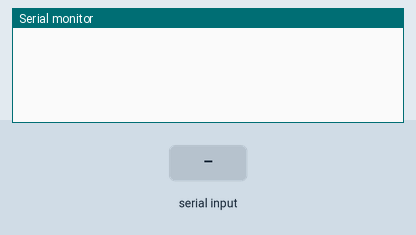
A sketch run on a simulated Arduino Mega 2560, built with avr-gcc and run on an emulated ATmega2560. Shown: the last lines printed to the serial monitor. Inputs (shaded band) come from the test bench.

Above: at 3.2 s.
3.3 s: "90,45\n" received over the second serial link
At 6.2 s:
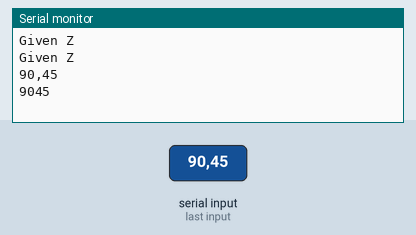
6.3 s: "1,90,45\n" received over the second serial link
At 8.4 s:
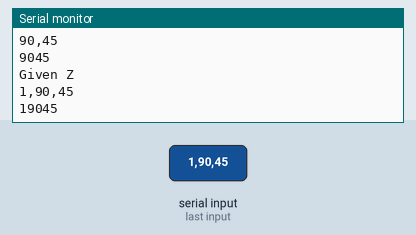

Measured:
- after the input at 3.3 s, the serial monitor: prints a new line after 2.7 s (image 1)
- after the input at 6.3 s, the serial monitor: prints a new line after 1.7 s (image 2)

The sketch:

UART_code.ino
```cpp
/*Code to work with and test the EXPLORIR-M-20 CO2 Sensor
  This sensor uses UART protocol to communicat with master
  /r/n is carriage return and line feed, corresponds to hex 0D and 0A
*/


// char writeCommandPolling = "K 2\r\n";       //command to set sensor to 'polling mode'
// char writeCommandFilter = "a\r\n";         //command to respond with digital filter value (default 16?)
// char writeCommandCalibrate = "G \r\n";      //command to calibrate sensor to fresh air value (400 ppm)
// char writeCommandMultiplier = ". \r\n";     //command to receieve the multiplier value of the sensor

int count = 0;
char sensorDataBuffer[256];           //buffer character
int bufferPosition = 0;               // Variable to keep track of the buffer position.

void setup() {
  Serial.begin(9600);                 //Serial Monitor
  Serial1.begin(9600);                //CO2 sensor Serial RX0/TX0
  Serial1.write("K 2\r\n");           //Set CO2 messaging to polling state

  delay(1000);                        //1 second delay

  Serial1.write("a\r\n");             //find the digital filter value (should be 16)
  //Serial1.write("A 32\r\n");
  delay(1000);
  Serial1.write(".\r\n");            //find the multiplier value
}

void loop() {
  delay(2000);
  if (count == 100){
    Serial.println("calibrating sensor");
    Serial1.write("G\r\n");
  }
  count ++;
  Serial.println("Given Z \r\n");                        //get CO2 value
  Serial1.write("Z \r\n");                        //get CO2 value

  while (Serial1.available() > 0) {
    char incomingByte = Serial1.read();           // Read the incoming byte.
    // Check if the incoming byte is a newline character, indicating the end of a message.
    if (incomingByte == '\n') {
      sensorDataBuffer[bufferPosition] = '\0';    // string terminator to make it a proper C-style string.
      Serial.println(sensorDataBuffer);           // sensorDataBuffer contains a complete message.
      Serial.println(extractNumber(sensorDataBuffer));
      bufferPosition = 0;                         // Reset the buffer position for the next message.

    } else {
      // If it's not the newline character, add the byte to the buffer.
      // Make sure not to overflow the buffer.
      if (bufferPosition < sizeof(sensorDataBuffer) - 1) {
        sensorDataBuffer[bufferPosition] = incomingByte;
        bufferPosition++;
      }
    }
  }
}

int extractNumber(String data) {
  String numberString = ""; // This will store the numeric part of the message
  for (int i = 0; i < data.length(); i++) {
    if (isDigit(data[i])) { // Check if the character is a digit
      numberString += data[i]; // Append the digit to 'numberString'
    }
  }
  if (numberString.length() > 0) {
    return numberString.toInt(); // Convert the numeric string to an integer
  }
  return 0; // Return 0 or an appropriate value if no number was found
}
```

CO2Sensor.cpp
```cpp
#include <Arduino.h>
#include "CO2Sensor.h"


char writeCommandPolling[] = "K 2\r\n";       //command to set sensor to 'polling mode'
char writeCommandFilter[] = "a\r\n";         //command to respond with digital filter value (default 16?)
char writeCommandCalibrate[] = "G\r\n";      //command to calibrate sensor to fresh air value (400 ppm)
char writeCommandMultiplier[] = ".\r\n";     //command to receieve the multiplier value of the sensor
char writeCommandGetValue[] = "Z \r\n";     //command to receieve the CO2 value

CO2Sensor::CO2Sensor(){
  initialize();

}

void CO2Sensor::initialize(){
  Serial1.write(writeCommandFilter);
  _filterValue = getResponse();
  delay(1000);
  Serial1.write(writeCommandMultiplier);
  _multiplier = getResponse();
}


void CO2Sensor::calibrate(){
  Serial1.write(writeCommandCalibrate);                     //calibrate command
  delay(2000);
  Serial1.write(writeCommandGetValue);                       //get CO2 value
  _calibrateValue = getResponse();
  if(_calibrateValue <390 || _calibrateValue > 410){
    Serial.println("error calibrating CO2 sensor");
  }
  else{
    Serial.println("CO2 calibration success");
  }
}

int CO2Sensor::getPPM(){
  Serial1.write(writeCommandGetValue);
  _currentPPM = getResponse();                              //get CO2 PPM
  return _currentPPM;                                       //return PPM
}

float CO2Sensor::getPercent(){
  _currentPPM = getPPM();                                   //get CO2 PPM
  _currentPercent = _currentPPM / 10000;                    //convert to a percentage
  return _currentPercent;                                   //return percentage
}


int CO2Sensor::getResponse(){
  String _response = "";
  while (Serial1.available() > 0) {
    char incomingByte = Serial1.read();           // Read the incoming byte.
    // Check if the incoming byte is a newline character, indicating the end of a message.
    if (incomingByte == '\n') {
      sensorDataBuffer[bufferPosition] = '\0';    // string terminator to make it a proper C-style string.
      Serial.println(sensorDataBuffer);           // sensorDataBuffer contains a complete message.
      bufferPosition = 0;                         // Reset the buffer position for the next message.

    } else {
      // If it's not the newline character, add the byte to the buffer.
      // Make sure not to overflow the buffer.
      if (bufferPosition < sizeof(sensorDataBuffer) - 1) {
        sensorDataBuffer[bufferPosition] = incomingByte;
        _response += incomingByte;
        bufferPosition++;
      }
    }
  }
  _numberResponse = extractNumber(_response);
  return _numberResponse;
}

int CO2Sensor::extractNumber(String data) {
  String numberString = ""; // This will store the numeric part of the message
  for (int i = 0; i < data.length(); i++) {
    if (isDigit(data[i])) { // Check if the character is a digit
      numberString += data[i]; // Append the digit to 'numberString'
    }
  }
  if (numberString.length() > 0) {
    return numberString.toInt(); // Convert the numeric string to an integer
  }
  return 0; // Return 0 or an appropriate value if no number was found
}
```

CO2Sensor.h
```cpp
#include "Arduino.h"
#ifndef CO2Sensor_h
#define CO2Sensor_h


class CO2Sensor{
  public:
  CO2Sensor(void);

  void calibrate();

  int getPPM();

  float getPercent();

  void initialize();

  int getResponse();

  int extractNumber(String data);

  private:
  int _filterValue;
  int _multiplier;
  int _calibrateValue;
  int _currentPPM;
  int _currentPercent;
  char sensorDataBuffer[256];           //buffer character
  int bufferPosition = 0;               // Variable to keep track of the buffer position.
  String _response;
  int _numberResponse;

};
#endif
```
